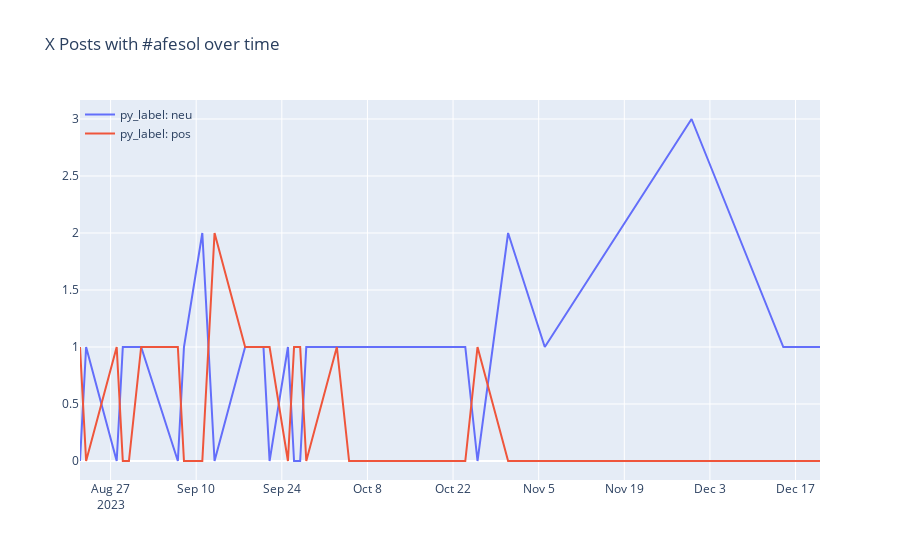

Write notebook code for a chart like this one.
### Markdown cell above
## Focusing on Afesol

### Code cell
tmp_df = df_spanish[df_spanish['Combined_Hashtags'].str.contains('#afesol', na=False)]
afesol_df = tmp_df.groupby(['Tweet_Date_Only', 'py_label'])['Tweet_ID'].count().unstack(fill_value=0)

fig = go.Figure()

for label in afesol_df.columns:
    fig.add_trace(go.Scatter(x=afesol_df.index, y=afesol_df[label], mode='lines', name=f'py_label: {label}'))

fig.update_layout(
    title='X Posts with #afesol over time',
    legend=dict(
        x=0,
        y=1,
        traceorder='normal',
        bgcolor='rgba(0,0,0,0)',
        bordercolor='rgba(0,0,0,0)'
    )
)

fig.show()

### Figure 1 — Plotly figure (JSON) as saved in the notebook; plotly's stock layout.template omitted (floating-point values rounded to 4 significant figures)
{"data": [{"mode": "lines", "name": "py_label: neu", "type": "scatter", "x": ["2023-08-22T00:00:00", "2023-08-23T00:00:00", "2023-08-28T00:00:00", "2023-08-29T00:00:00", "2023-08-30T00:00:00", "2023-09-01T00:00:00", "2023-09-07T00:00:00", "2023-09-08T00:00:00", "2023-09-11T00:00:00", "2023-09-13T00:00:00", "2023-09-18T00:00:00", "2023-09-21T00:00:00", "2023-09-22T00:00:00", "2023-09-25T00:00:00", "2023-09-26T00:00:00", "2023-09-27T00:00:00", "2023-09-28T00:00:00", "2023-10-03T00:00:00", "2023-10-05T00:00:00", "2023-10-24T00:00:00", "2023-10-26T00:00:00", "2023-10-31T00:00:00", "2023-11-06T00:00:00", "2023-11-30T00:00:00", "2023-12-15T00:00:00", "2023-12-21T00:00:00"], "y": [0, 1, 0, 1, 1, 1, 0, 1, 2, 0, 1, 1, 0, 1, 0, 0, 1, 1, 1, 1, 0, 2, 1, 3, 1, 1]}, {"mode": "lines", "name": "py_label: pos", "type": "scatter", "x": ["2023-08-22T00:00:00", "2023-08-23T00:00:00", "2023-08-28T00:00:00", "2023-08-29T00:00:00", "2023-08-30T00:00:00", "2023-09-01T00:00:00", "2023-09-07T00:00:00", "2023-09-08T00:00:00", "2023-09-11T00:00:00", "2023-09-13T00:00:00", "2023-09-18T00:00:00", "2023-09-21T00:00:00", "2023-09-22T00:00:00", "2023-09-25T00:00:00", "2023-09-26T00:00:00", "2023-09-27T00:00:00", "2023-09-28T00:00:00", "2023-10-03T00:00:00", "2023-10-05T00:00:00", "2023-10-24T00:00:00", "2023-10-26T00:00:00", "2023-10-31T00:00:00", "2023-11-06T00:00:00", "2023-11-30T00:00:00", "2023-12-15T00:00:00", "2023-12-21T00:00:00"], "y": [1, 0, 1, 0, 0, 1, 1, 0, 0, 2, 1, 1, 1, 0, 1, 1, 0, 1, 0, 0, 1, 0, 0, 0, 0, 0]}], "layout": {"legend": {"bgcolor": "rgba(0,0,0,0)", "bordercolor": "rgba(0,0,0,0)", "traceorder": "normal", "x": 0, "y": 1}, "title": {"text": "X Posts with #afesol over time"}}}
